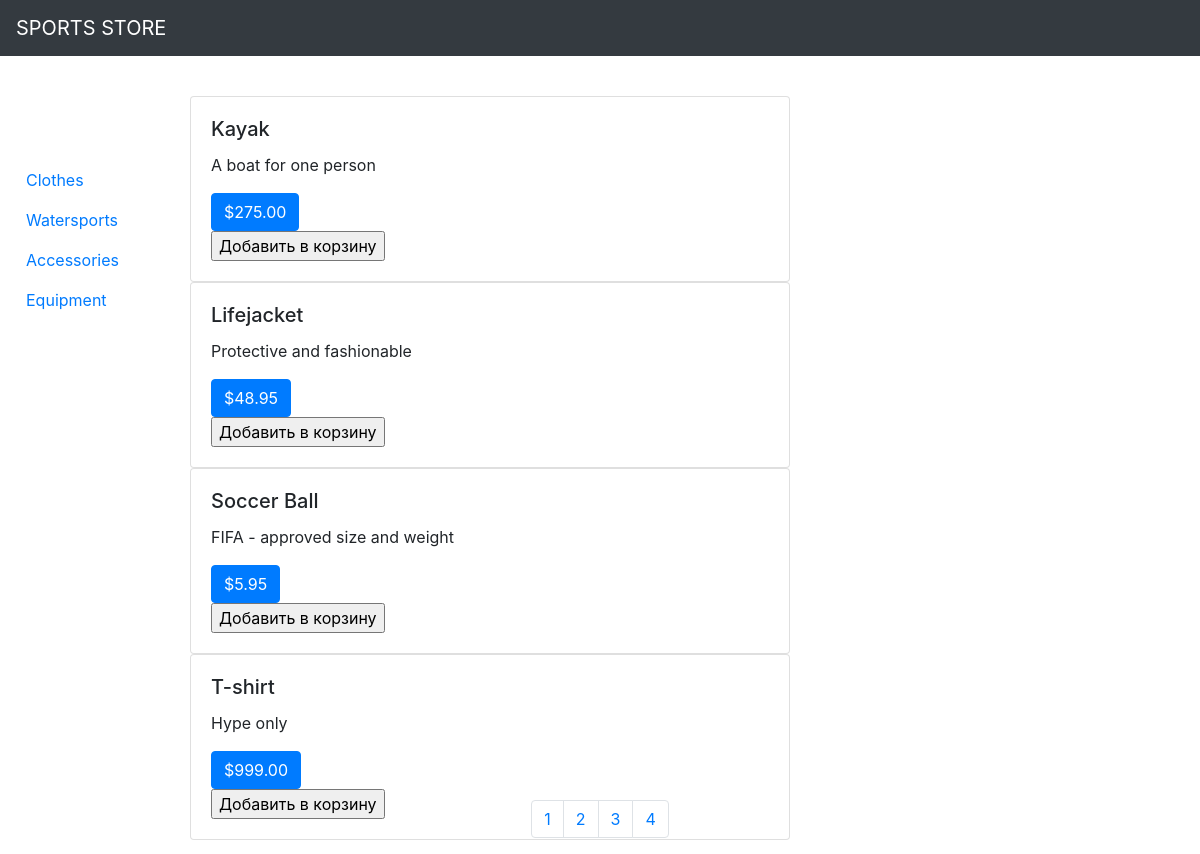
The page / on the database its author committed.
### mainapp/models.py (models this page shows, shortened)
class Product(models.Model):
    ProductID = models.IntegerField()
    Name = models.CharField(max_length=100)
    Description = models.CharField(max_length=300)
    Price = models.DecimalField(max_digits=7, decimal_places=2)
    Category = models.CharField(max_length=100)

### mainapp/views.py (the view)
# urls.py: path('', views.catalogue, name='index'),
def catalogue(request, page=1):
    products_list = Product.objects.all()
    page -= 1
    if page == 0:
        products = products_list[0:4]
    else:
        products = products_list[4 * page:4 * page + 4]
    pages = ceil(products_list.count() / 4)
    pages_list = list(range(1, pages + 1))
    return render(request, 'catalogue.html', {'products': products, "pages": pages_list})

### mainapp/templates/catalogue.html (shortened to what this page needs)
{% extends 'origin.html' %}
{% block 'content' %}
<ul class="nav flex-column sidebar" xmlns:cart="http://www.w3.org/1999/xhtml">
        <li class="nav-item">
            <a class="nav-link active" href="{% url 'category' 'clothes' %}">Clothes</a>
        </li>
        <li class="nav-item">
            <a class="nav-link" href="{% url 'category' 'watersport' %}">Watersports</a>
        </li>
        <li class="nav-item">
            <a class="nav-link" href="{% url 'category' 'accessories' %}">Accessories</a>
        </li>
        <li class="nav-item">
            <a class="nav-link" href="{% url 'category' 'equipment' %}">Equipment</a>
        </li>
    </ul>
    {% if products.count > 0 %}
        {% for product in products %}
            <div class="card w-50 content" style="width: 18rem;">
              <div class="card-body">
                <h5 class="card-title">{{product.Name}}</h5>
                <p class="card-text">{{product.Description}}</p>
                <a href="#" class="btn btn-primary">${{product.Price}}</a>
                  <form action="{% url "cart:cart_add" product.id %}" method="POST">
                    <input type="submit" value="Добавить в корзину">
                  </form>
              </div>
            </div>
        {% endfor %}
    {% endif %}
    <nav aria-label=" ">
        <ul class="pagination justify-content-center">
            {% for page in pages %}
                <li class="page-item"><a class="page-link" href="{% url 'page' page %}">{{ page }}</a></li>
            {% endfor %}
        </ul>
    </nav>
{% endblock %}

### mainapp/templates/origin.html (shortened to what this page needs)
<!DOCTYPE html>
{% load static %}
<html lang="en">
<head>
    <link rel="stylesheet" href="https://stackpath.bootstrapcdn.com/bootstrap/4.4.1/css/bootstrap.min.css">
    <link rel="stylesheet" href= "{% static "styles/styles.css" %}">
</head>
<body>
    <nav class="navbar navbar-dark bg-dark">
        <a class="navbar-brand" href="{% url 'index' %}">SPORTS STORE</a>
    </nav>
    {% block 'content' %}
    {% endblock %}
</body>
</html>

### static/styles/styles.css (style rules this page uses)
.sidebar { position: absolute; overflow: auto; padding: 10px; width: 150px; top: 150px; }
.content { top: 40px; left: 190px; }

### rows shown on the page
Product: Name "Kayak", Description "A boat for one person", Price "275.00"
Product: Name "Lifejacket", Description "Protective and fashionable", Price "48.95"
Product: Name "Soccer Ball", Description "FIFA - approved size and weight", Price "5.95"
Product: Name "T-shirt", Description "Hype only", Price "999.00"

### other values the page prints
{{ page }} "1" "2" "3" "4"
